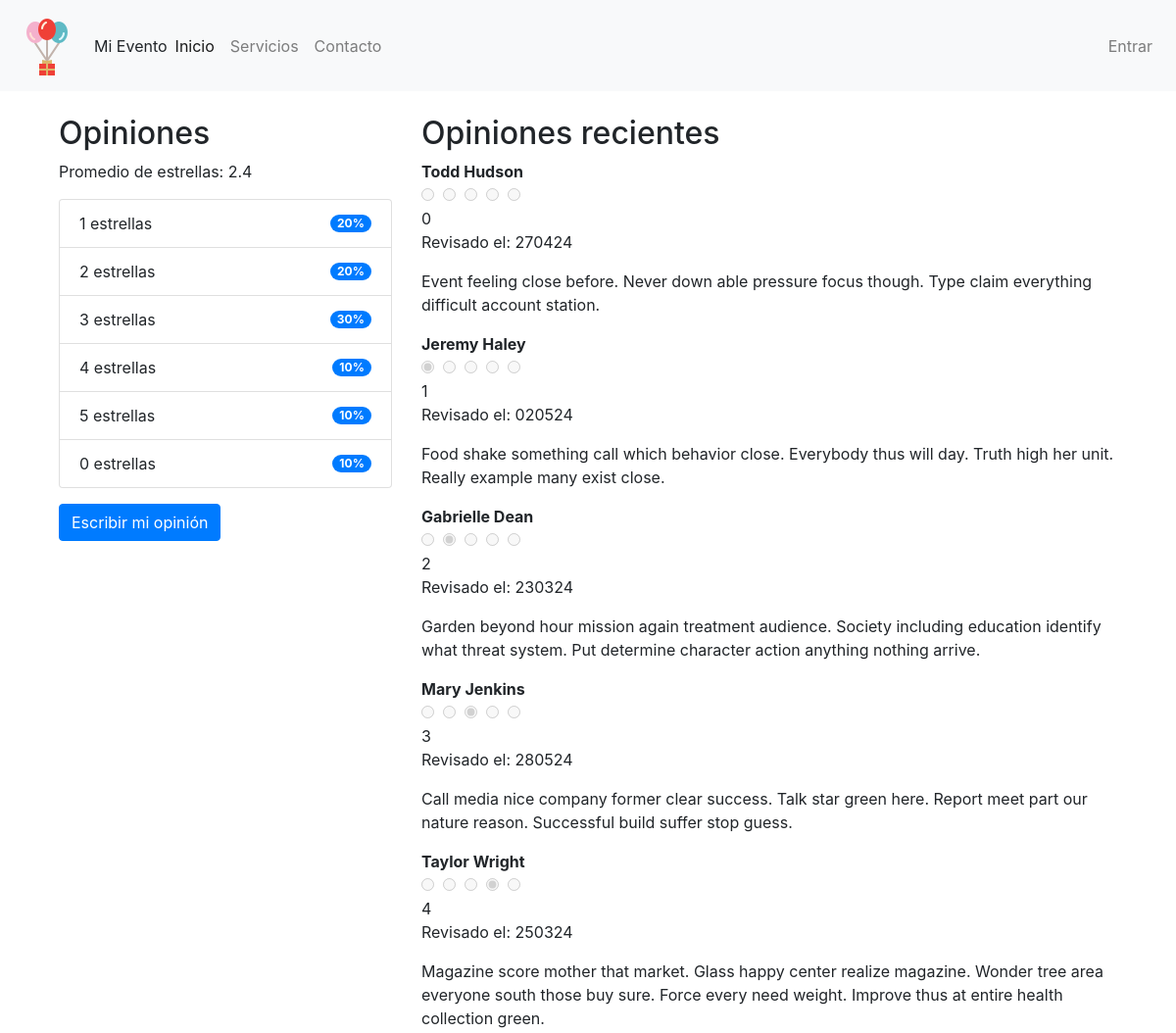
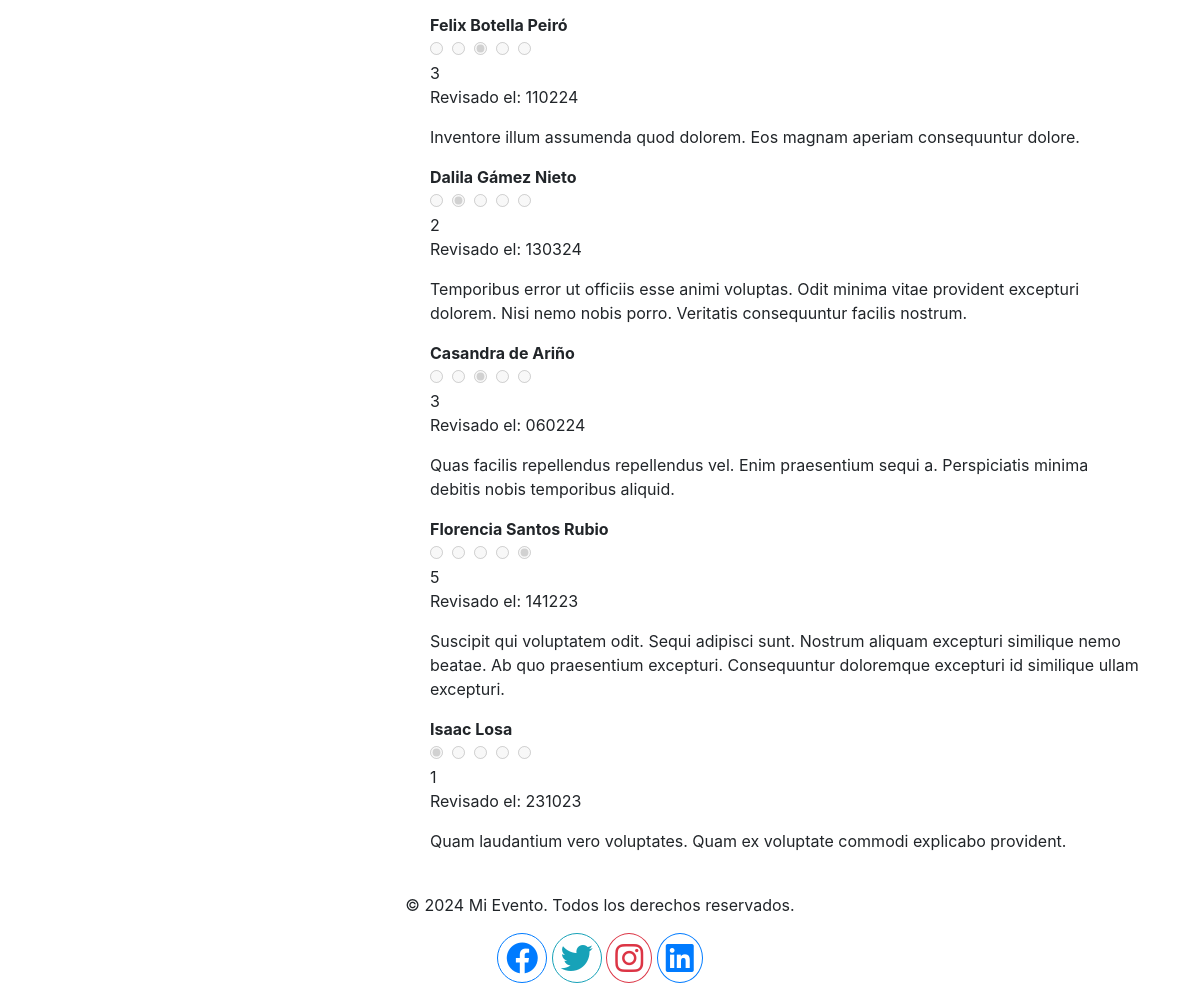
/comentarios/, run on the app's committed database (2 pictures, top to bottom).
### servicios/models.py (models this page shows)
class Comentario(models.Model):
    nombre = models.CharField(max_length=100)
    comentario = models.TextField()
    imagen = models.ImageField(upload_to='comentarios/', blank=True, null=True)
    calificacion = models.PositiveIntegerField()
    fecha = models.DateField()

### servicios/views.py (the view)
# urls.py: path('comentarios/', views.ver_comentarios, name='ver_comentarios'),
def ver_comentarios(request):
    comentarios = Comentario.objects.all()
    promedio = comentarios.aggregate(Avg('calificacion'))['calificacion__avg'] or 0
    total_comentarios = comentarios.count()
    estrellas = comentarios.values('calificacion').annotate(count=Count('calificacion')).order_by('-calificacion')
    porcentaje_estrellas = {str(i): 0 for i in range(1, 6)}
    for estrella in estrellas:
        porcentaje_estrellas[str(estrella['calificacion'])] = (estrella['count'] / total_comentarios) * 100
    context = {
        'comentarios': comentarios,
        'promedio': promedio,
        'porcentaje_estrellas': porcentaje_estrellas
    }
    return render(request, 'comentarios/comentarios.html', context)

### servicios/templates/comentarios/comentarios.html (shortened to what this page needs)
{% extends 'base.html' %}
{% load static %}
{% block content %}
    <div class="container mt-4">
        <div class="row">
            <div class="col-md-4">
                <h2>Opiniones</h2>
                <p>Promedio de estrellas: {{ promedio|floatformat:1 }}</p>
                <ul class="list-group">
                    {% for estrella, porcentaje in porcentaje_estrellas.items %}
                        <li class="list-group-item d-flex justify-content-between align-items-center">
                            {{ estrella }} estrellas
                            <span class="badge badge-primary badge-pill">{{ porcentaje|floatformat:0 }}%</span>
                        </li>
                    {% endfor %}
                </ul>
                <button id="toggle-button" class="btn btn-primary mt-3" onclick="toggleFormulario()">Escribir mi opinión</button>
            </div>
            <div class="col-md-8" id="lista-comentarios">
                <h2>Opiniones recientes</h2>
                <div id="comentarios-lista">
                    {% include 'comentarios/ver_comentarios.html' %}
                </div>
            </div>
        </div>
    </div>
{% endblock %}

### servicios/templates/comentarios/ver_comentarios.html (shortened to what this page needs)
{% for comentario in comentarios %}
    <div class="mb-3 comentario">
        <div class="user-info">
            <p class="mb-0"><strong>{{ comentario.nombre }}</strong></p>
        </div>
        <div class="stars">
            <div class="star-rating">
                {% for i in "12345"|make_list %}
                    <input type="radio" id="display_star{{ comentario.id }}_{{ i }}" name="rating_display{{ comentario.id }}" value="{{ i }}" {% if i|add:0 <= comentario.calificacion %} checked {% endif %} disabled>
                {% endfor %}
            </div>
            <span class="text-silver ms-2">{{ comentario.calificacion }}</span>
        </div>
        <p class="date">Revisado el: {{ comentario.fecha|date:"dmy" }}</p>
        <p class="mb-0">{{ comentario.comentario }}</p>
    </div>
{% empty %}
    <p>No hay comentarios todavía.</p>
{% endfor %}

### data on the page
Comentario: nombre "Todd Hudson", calificacion "0", fecha "270424", comentario "Event feeling close before. Never down able pressure focus though. Type claim everything difficult account station."
Comentario: nombre "Jeremy Haley", calificacion "☑", calificacion "1", fecha "020524", comentario "Food shake something call which behavior close. Everybody thus will day. Truth high her unit. Really example many exist close."
Comentario: nombre "Gabrielle Dean", calificacion "☑", calificacion "2", fecha "230324", comentario "Garden beyond hour mission again treatment audience. Society including education identify what threat system. Put determine character action anything nothing arrive."
Comentario: nombre "Mary Jenkins", calificacion "☑", calificacion "3", fecha "280524", comentario "Call media nice company former clear success. Talk star green here. Report meet part our nature reason. Successful build suffer stop guess."
Comentario: nombre "Taylor Wright", calificacion "☑", calificacion "4", fecha "250324", comentario "Magazine score mother that market. Glass happy center realize magazine. Wonder tree area everyone south those buy sure. Force every need weight. Improve thus at entire health collection green."
Comentario: nombre "Felix Botella Peiró", calificacion "☑", calificacion "3", fecha "110224", comentario "Inventore illum assumenda quod dolorem. Eos magnam aperiam consequuntur dolore."
Comentario: nombre "Dalila Gámez Nieto", calificacion "☑", calificacion "2", fecha "130324", comentario "Temporibus error ut officiis esse animi voluptas. Odit minima vitae provident excepturi dolorem. Nisi nemo nobis porro. Veritatis consequuntur facilis nostrum."
Comentario: nombre "Casandra de Ariño", calificacion "☑", calificacion "3", fecha "060224", comentario "Quas facilis repellendus repellendus vel. Enim praesentium sequi a. Perspiciatis minima debitis nobis temporibus aliquid."
Comentario: nombre "Florencia Santos Rubio", calificacion "☑", calificacion "5", fecha "141223", comentario "Suscipit qui voluptatem odit. Sequi adipisci sunt. Nostrum aliquam excepturi similique nemo beatae. Ab quo praesentium excepturi. Consequuntur doloremque excepturi id similique ullam excepturi."
Comentario: nombre "Isaac Losa", calificacion "☑", calificacion "1", fecha "231023", comentario "Quam laudantium vero voluptates. Quam ex voluptate commodi explicabo provident."

### other printed values
{{ promedio|floatformat:1 }} "2.4"
{{ estrella }} "1" "2" "3" "4" "5" "0"
{{ porcentaje|floatformat:0 }} "20" "20" "30" "10" "10" "10"
